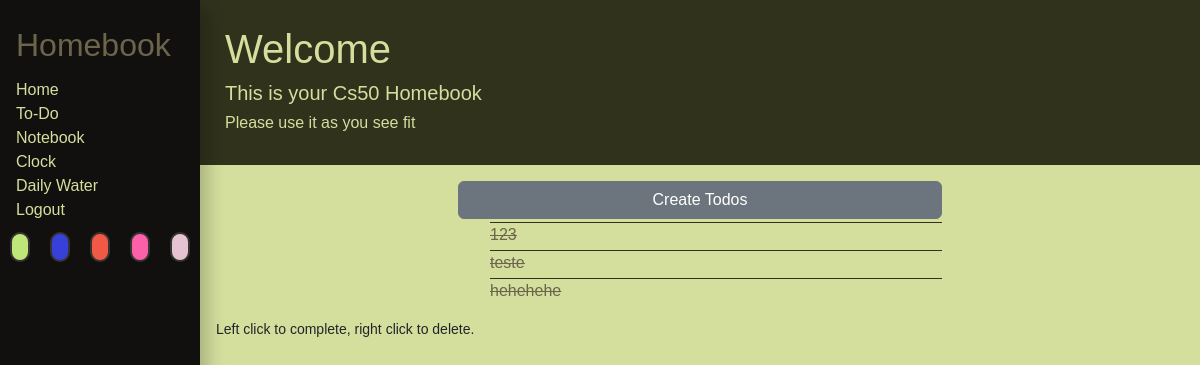
The page /todo (signed in) on the database its author committed.
### app.py (models this page shows, shortened)
class Todo(base):
    __tablename__ = "todo"
    id = Column(Integer, primary_key=True, nullable=False)
    user_id = Column(Integer, ForeignKey('users.id'), nullable=False)
    todo_text = Column(String, nullable=False)
    date = Column(String, nullable=False)
    iscomplete = Column(Integer, nullable=False)

### app.py (the view, shortened to what this page needs)
@app.route("/todo", methods=["GET", "POST", "PUT", "DELETE"])
def checklists():
    userTodos = sqlSession.query(Todo).filter_by(user_id=session["user_id"])
    if request.method == "GET":
        if sqlSession.query(Todo).filter_by(user_id=session["user_id"]).first() == None:
            return render_template("todo.html", notodo="0")
        return render_template("todo.html", userTodos=userTodos, notodo="1")

### templates/todo.html (shortened to what this page needs)
{% extends "layout.html" %}
{% block main %}
    {% if notodo == "0" %}
        <form action="/todo" method="POST">
            <div class="center" id="removable">
            <p>Sorry, it appears you do not have any checklists yet</p>
            <p>Would like to create one?</p>
            <button id="firstCreate" class="btn btn-secondary center" type="submit">Create</button>
            </div>
        </form>
    {% else %}
    <form action="/todo" method="POST">
        <div class="center mx-auto w-auto" id="removable">
            <button id="firstCreate" class="btn btn-secondary center" type="submit">Create Todos</button>
        </div>
    </form>
    {% endif %}
    <div id="first">
        <div id="2removable">
            <ul id="todoList">
        {% for x in userTodos if x["id"] != "N/A" %}
                <form>
                    {% if x["iscomplete"] == 1 %}
                    <li data-id="{{ x["id"] }}" id="{{ x["id"] }}"class="todoElement completed"><s>{{ x["todo_text"] }}</s></li>
                    {% else %}
                    <li data-id="{{ x["id"] }}" id="{{ x["id"] }}" class="todoElement">{{ x["todo_text"] }}</li>
                    {% endif %}
                </form>
        {% endfor %}
            </ul>
            {% if notodo == "0" %}
            <small class="mx-auto w-auto center"></small>
            {% else %}
            <small class="mx-auto w-auto center">Left click to complete, right click to delete.</small>
            {% endif %}
        </div>
    </div>
{% endblock %}

### static/styles.css (style rules this page uses)
body { font-family: Helvetica, Verdana, Arial, sans-serif; }
.center { display: block; margin-left: auto; margin-right: auto; width: 50%; }
.completed { text-decoration: line-through; }
ul#todoList { list-style: none; display: block; margin-left: auto; margin-right: auto; width: 50%; }
.todoElement { margin-top: 3px; margin-bottom: 3px; }

### static/basic.css (style rules this page uses)
body { background-color: #D4DF9E; }
#todoList { background-color: #fff; }
.todoElement { border-top: 1px solid #30321C; }
.completed { color: #6B654B; }
.btn-secondary { color: #fff; background: #6c757d; border-color: #6c757d; }
::placeholder { color: #30321C; }
ul#todoList { background: #D4DF9E; }
.todoElement { background: #D4DF9E; }

### rows shown on the page
Todo: todo_text "123"
Todo: todo_text "teste"
Todo: todo_text "hehehehe"
